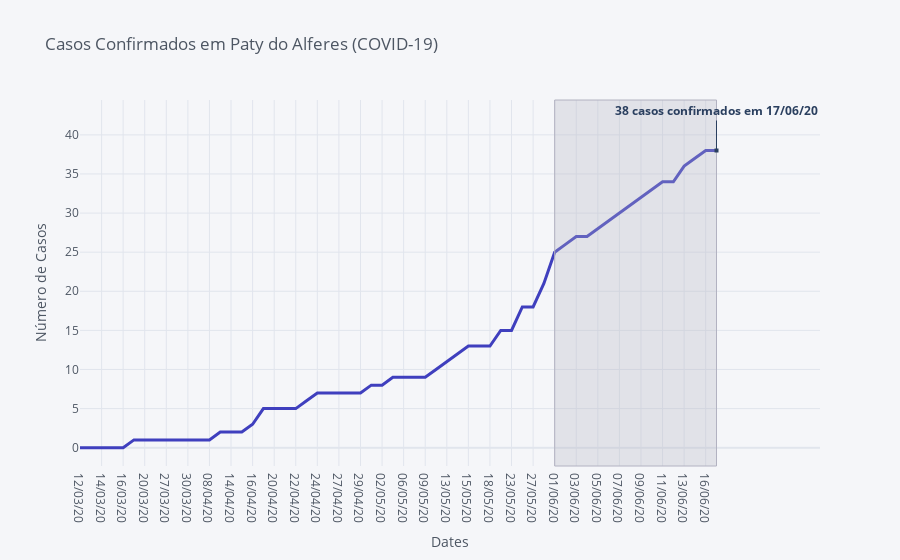

The notebook cell this image was saved under:
### Code cell
data2 = data.set_index('Data')

fig = data2[['Confirmados']].iplot(asFigure=True, kind='scatter',
               xTitle='Dates',
               yTitle='Número de Casos',
               title='Casos Confirmados em Paty do Alferes (COVID-19)',                                
               vspan={'x0':'01/06/20','x1':data2.iloc[-1].name,
               'color':'rgba(0,0,50,0.3)','fill':True,'opacity':.3})

fig.update_layout(
    showlegend=False,
    annotations=[
        dict(
            x=data2.iloc[-1].name,
            y=data2['Confirmados'].iloc[-1],
            xref="x",
            yref="y",
            text="<b>" + str(data2['Confirmados'].iloc[-1]) + " casos confirmados em " + str(data2.iloc[-1].name) + "<b>",
            showarrow=True,
            arrowhead=7,
            ax=0,
            ay=-40
        )
    ]
)


fig['data'][0]['line'] = {
    'color': 'rgba(63, 63, 190, 1.0)', 'dash': 'solid', 'shape': 'linear', 'width': 3.0
}

iplot(fig)

### Figure 1 — Plotly figure (JSON) as saved in the notebook; plotly's stock layout.template omitted (floating-point values rounded to 4 significant figures)
{"data": [{"line": {"color": "rgba(63, 63, 190, 1.0)", "dash": "solid", "shape": "linear", "width": 3}, "mode": "lines", "name": "Confirmados", "text": "", "type": "scatter", "x": ["12/03/20", "13/03/20", "14/03/20", "15/03/20", "16/03/20", "17/03/20", "20/03/20", "23/03/20", "27/03/20", "28/03/20", "30/03/20", "01/04/20", "08/04/20", "13/04/20", "14/04/20", "15/04/20", "16/04/20", "17/04/20", "20/04/20", "21/04/20", "22/04/20", "23/04/20", "24/04/20", "25/04/20", "27/04/20", "28/04/20", "29/04/20", "01/05/20", "02/05/20", "05/05/20", "06/05/20", "08/05/20", "09/05/20", "11/05/20", "13/05/20", "14/05/20", "15/05/20", "16/05/20", "18/05/20", "21/05/20", "23/05/20", "25/05/20", "27/05/20", "28/05/20", "01/06/20", "02/06/20", "03/06/20", "04/06/20", "05/06/20", "06/06/20", "07/06/20", "08/06/20", "09/06/20", "10/06/20", "11/06/20", "12/06/20", "13/06/20", "15/06/20", "16/06/20", "17/06/20"], "y": [0, 0, 0, 0, 0, 1, 1, 1, 1, 1, 1, 1, 1, 2, 2, 2, 3, 5, 5, 5, 5, 6, 7, 7, 7, 7, 7, 8, 8, 9, 9, 9, 9, 10, 11, 12, 13, 13, 13, 15, 15, 18, 18, 21, 25, 26, 27, 27, 28, 29, 30, 31, 32, 33, 34, 34, 36, 37, 38, 38]}], "layout": {"annotations": [{"arrowhead": 7, "ax": 0, "ay": -40, "showarrow": true, "text": "<b>38 casos confirmados em 17/06/20<b>", "x": "17/06/20", "xref": "x", "y": 38, "yref": "y"}], "legend": {"bgcolor": "#F5F6F9", "font": {"color": "#4D5663"}}, "paper_bgcolor": "#F5F6F9", "plot_bgcolor": "#F5F6F9", "shapes": [{"fillcolor": "rgba(178, 178, 193, 0.3)", "line": {"color": "#B2B2C1", "dash": "solid", "width": 1}, "type": "rect", "x0": "01/06/20", "x1": "17/06/20", "xref": "x", "y0": 0, "y1": 1, "yref": "paper"}], "showlegend": false, "title": {"font": {"color": "#4D5663"}, "text": "Casos Confirmados em Paty do Alferes (COVID-19)"}, "xaxis": {"gridcolor": "#E1E5ED", "showgrid": true, "tickfont": {"color": "#4D5663"}, "title": {"font": {"color": "#4D5663"}, "text": "Dates"}, "zerolinecolor": "#E1E5ED"}, "yaxis": {"gridcolor": "#E1E5ED", "showgrid": true, "tickfont": {"color": "#4D5663"}, "title": {"font": {"color": "#4D5663"}, "text": "Número de Casos"}, "zerolinecolor": "#E1E5ED"}}}
